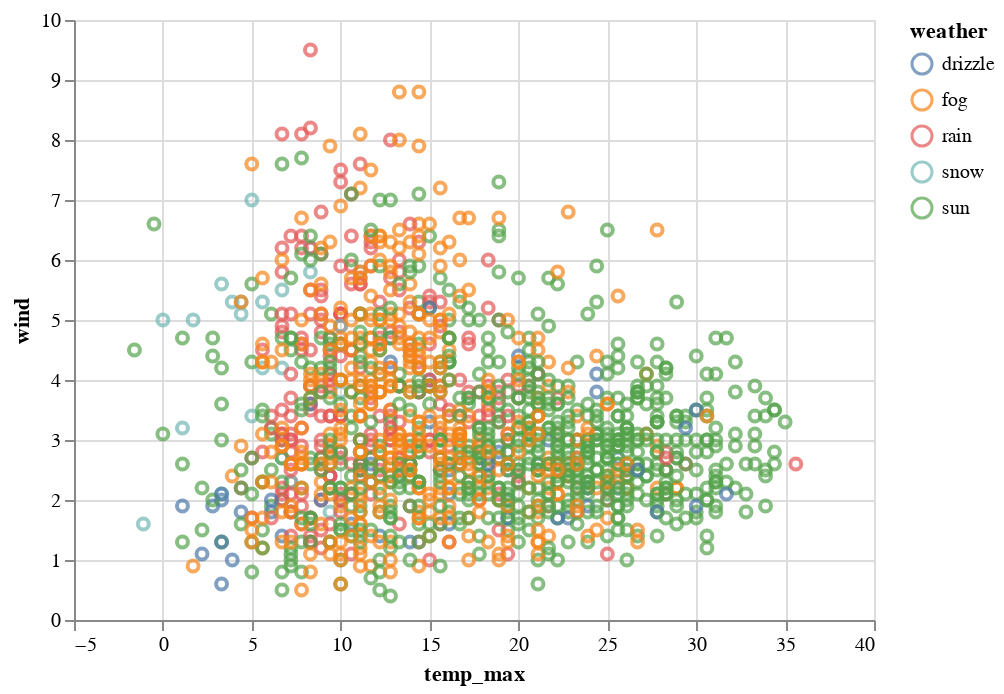

The notebook cell this image was saved under:
### Markdown cell above
### Scatterplot with Color

### Code cell
show(
    data(["temp_max", "wind", "weather"]),
    {
        "view": [
            {
                "mark": [
                    {
                        "type": "point",
                        "encoding": [
                            {"channel": "x", "field": "temp_max"},
                            {"channel": "y", "field": "wind"},
                            {"channel": "color", "field": "weather"},
                        ],
                    }
                ],
                "scale": [
                    {"channel": "x", "type": "linear"},
                    {"channel": "y", "type": "linear"},
                    {"channel": "color", "type": "categorical"},
                ],
            }
        ]
    },
)

### Figure 1 — Vega-Lite specification as saved in the notebook (floating-point values rounded to 4 significant figures; data arrays with more than 128 entries replaced by an {"elided": "..."} marker saying what was removed)
{"config": {"view": {"continuousWidth": 400, "continuousHeight": 300}}, "data": {"name": "data-830c39fec90146253fb06a06c26374ef"}, "mark": "point", "encoding": {"color": {"field": "weather", "type": "nominal"}, "x": {"field": "temp_max", "scale": {"type": "linear"}, "type": "quantitative"}, "y": {"field": "wind", "scale": {"type": "linear"}, "type": "quantitative"}}, "$schema": "https://vega.github.io/schema/vega-lite/v4.17.0.json", "datasets": {"data-830c39fec90146253fb06a06c26374ef": {"elided": "1461 records"}}}
